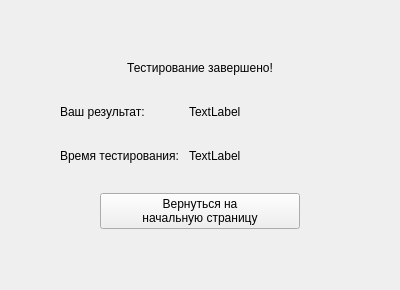
<?xml version="1.0" encoding="UTF-8"?>
<ui version="4.0">
 <class>TestEndPage</class>
 <widget class="QWidget" name="TestEndPage">
  <property name="geometry">
   <rect>
    <x>0</x>
    <y>0</y>
    <width>400</width>
    <height>290</height>
   </rect>
  </property>
  <property name="windowTitle">
   <string>Form</string>
  </property>
  <layout class="QHBoxLayout" name="horizontalLayout">
   <item>
    <spacer name="horizontalSpacer">
     <property name="orientation">
      <enum>Qt::Horizontal</enum>
     </property>
     <property name="sizeHint" stdset="0">
      <size>
       <width>20</width>
       <height>20</height>
      </size>
     </property>
    </spacer>
   </item>
   <item>
    <layout class="QVBoxLayout" name="vbox_results">
     <property name="spacing">
      <number>30</number>
     </property>
     <item>
      <spacer name="verticalSpacer">
       <property name="orientation">
        <enum>Qt::Vertical</enum>
       </property>
       <property name="sizeHint" stdset="0">
        <size>
         <width>20</width>
         <height>40</height>
        </size>
       </property>
      </spacer>
     </item>
     <item>
      <widget class="QLabel" name="lbl_test_end">
       <property name="text">
        <string>Тестирование завершено!</string>
       </property>
       <property name="alignment">
        <set>Qt::AlignCenter</set>
       </property>
      </widget>
     </item>
     <item>
      <layout class="QFormLayout" name="fbox_results">
       <property name="horizontalSpacing">
        <number>10</number>
       </property>
       <item row="0" column="0">
        <widget class="QLabel" name="lbl_fixed">
         <property name="text">
          <string>Ваш результат:</string>
         </property>
        </widget>
       </item>
       <item row="1" column="0">
        <widget class="QLabel" name="lbl_fixed_2">
         <property name="text">
          <string>Время тестирования:</string>
         </property>
        </widget>
       </item>
       <item row="0" column="1">
        <widget class="QLabel" name="lbl_result">
         <property name="text">
          <string>TextLabel</string>
         </property>
        </widget>
       </item>
       <item row="1" column="1">
        <widget class="QLabel" name="lbl_time">
         <property name="text">
          <string>TextLabel</string>
         </property>
        </widget>
       </item>
      </layout>
     </item>
     <item>
      <layout class="QHBoxLayout" name="horizontalLayout_2">
       <item>
        <spacer name="horizontalSpacer_3">
         <property name="orientation">
          <enum>Qt::Horizontal</enum>
         </property>
         <property name="sizeHint" stdset="0">
          <size>
           <width>40</width>
           <height>20</height>
          </size>
         </property>
        </spacer>
       </item>
       <item>
        <widget class="QPushButton" name="btn_restart">
         <property name="sizePolicy">
          <sizepolicy hsizetype="Fixed" vsizetype="Fixed">
           <horstretch>0</horstretch>
           <verstretch>0</verstretch>
          </sizepolicy>
         </property>
         <property name="minimumSize">
          <size>
           <width>200</width>
           <height>0</height>
          </size>
         </property>
         <property name="maximumSize">
          <size>
           <width>16777215</width>
           <height>16777215</height>
          </size>
         </property>
         <property name="cursor">
          <cursorShape>PointingHandCursor</cursorShape>
         </property>
         <property name="text">
          <string>Вернуться на
начальную страницу</string>
         </property>
        </widget>
       </item>
       <item>
        <spacer name="horizontalSpacer_4">
         <property name="orientation">
          <enum>Qt::Horizontal</enum>
         </property>
         <property name="sizeHint" stdset="0">
          <size>
           <width>40</width>
           <height>20</height>
          </size>
         </property>
        </spacer>
       </item>
      </layout>
     </item>
     <item>
      <spacer name="verticalSpacer_2">
       <property name="orientation">
        <enum>Qt::Vertical</enum>
       </property>
       <property name="sizeHint" stdset="0">
        <size>
         <width>20</width>
         <height>40</height>
        </size>
       </property>
      </spacer>
     </item>
    </layout>
   </item>
   <item>
    <spacer name="horizontalSpacer_2">
     <property name="orientation">
      <enum>Qt::Horizontal</enum>
     </property>
     <property name="sizeHint" stdset="0">
      <size>
       <width>20</width>
       <height>20</height>
      </size>
     </property>
    </spacer>
   </item>
  </layout>
 </widget>
 <resources/>
 <connections/>
</ui>
